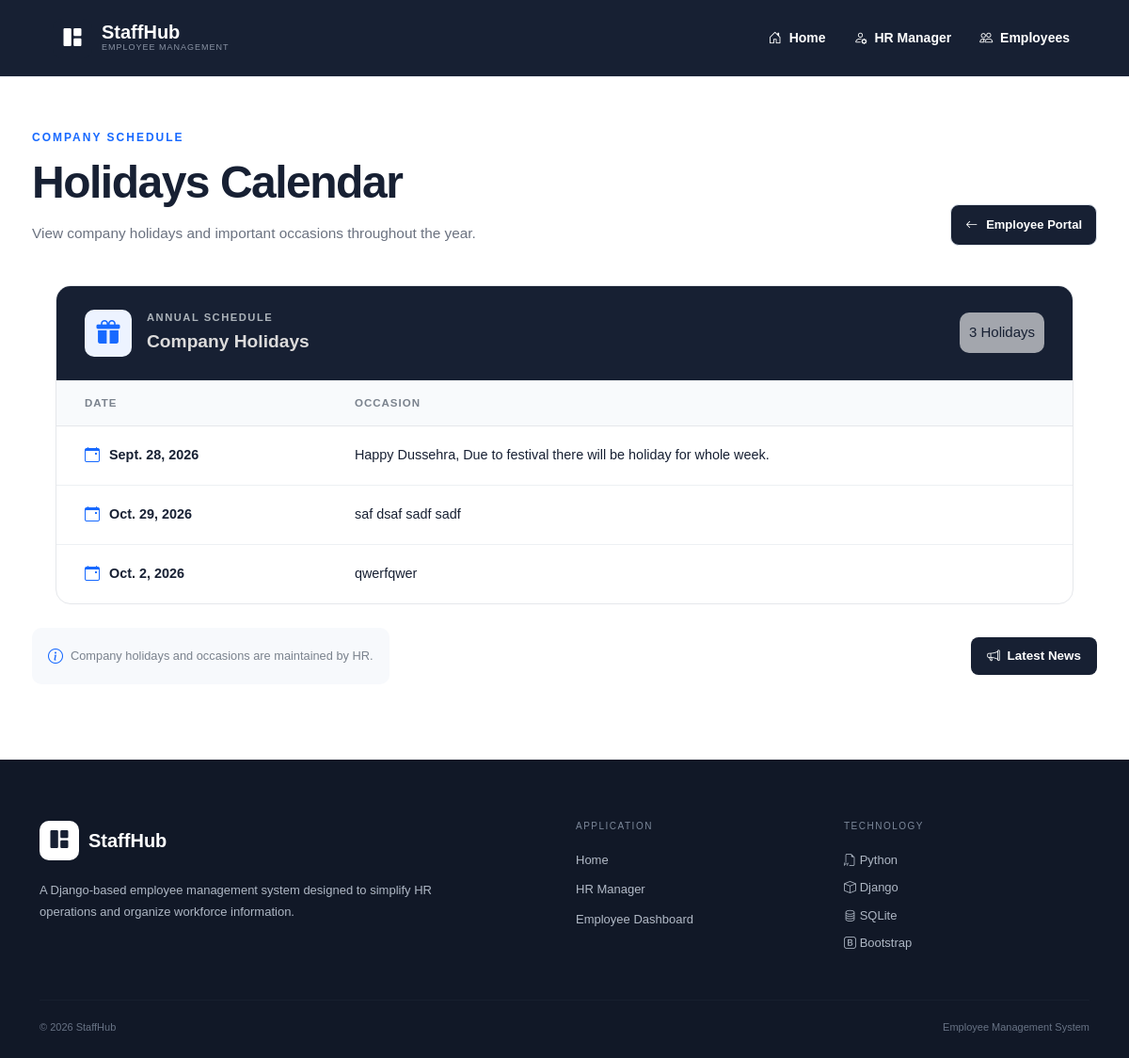
Screenshot of /holidays/ with the database file from the repository.
### empmngt/models.py (models this page shows)
class Calender(models.Model):
    Date = models.DateField()
    Occasion = models.TextField(max_length=1000)

### empmngt/views.py (the view)
# urls.py: path('holidays/', views.holidays),
def holidays(request):
    data = Calender.objects.all()
    return render(request, 'empmngt/holidays.html', {'d': data})

### empmngt/middle.py (called while the page is built)
    def __call__(self, request):
        response = self.get_response(request)
        if response.status_code == 404:
            return render(request, 'empmngt/technical_issue.html', status=404)
        return response

### templates/empmngt/holidays.html (shortened to what this page needs)
{% extends "empmngt/navbar.html" %}
{% load static %}
{% block nav_block %}
<section class="holiday-page">
    <div class="holiday-header">
        <div>
            <span class="holiday-eyebrow">
                COMPANY SCHEDULE
            </span>
            <h1>Holidays Calendar</h1>
            <p>
                View company holidays and important occasions
                throughout the year.
            </p>
        </div>
        {%if user.is_staff%}
        <a href="/calender" class="back-link">
            <i class="bi bi-arrow-left"></i>
            Add Calendar
        </a>
        {%else%}
        <a href="/empdash" class="back-link">
            <i class="bi bi-arrow-left"></i>
            Employee Portal
        </a>
        {%endif%}
    </div>
    <div class="holiday-table-wrapper">
        <div class="holiday-table-header">
            <div class='d-flex gap-3'>
                <div class='article-icon'>
                    <i class='bi bi-gift-fill'></i>
                </div>
                <div>
                    <span>ANNUAL SCHEDULE</span>
                    <h2>Company Holidays</h2>
                </div>
            </div>
            <div class="holiday-count">
                {{ d|length }} Holidays
            </div>
        </div>
        <table class="holiday-table">
            <thead>
                <tr>
                    <th>Date</th>
                    <th>Occasion</th>
                </tr>
            </thead>
            <tbody>
                {% for i in d %}
                <tr>
                    <td>
                        <span class="holiday-date">
                            <i class="bi bi-calendar-event"></i>
                            {{ i.Date }}
                        </span>
                    </td>
                    <td>
                        <span class="holiday-occasion">
                            {{ i.Occasion }}
                        </span>
                    </td>
                </tr>
                {% endfor %}
            </tbody>
        </table>
    </div>
    <div class="holiday-actions">
        <div class="calendar-note">
            <i class="bi bi-info-circle"></i>
            Company holidays and occasions are maintained by HR.
        </div>
        <a href="/news" class="news-btn">
            <i class="bi bi-megaphone"></i>
            Latest News
        </a>
    </div>
</section>
{% endblock %}

### rows the page displays
Calender: Date "Sept. 28, 2026", Occasion "Happy Dussehra, Due to festival there will be holiday for whole week."
Calender: Date "Oct. 29, 2026", Occasion "saf dsaf sadf sadf"
Calender: Date "Oct. 2, 2026", Occasion "qwerfqwer"

### other values shown
{{ d|length }} "3"
